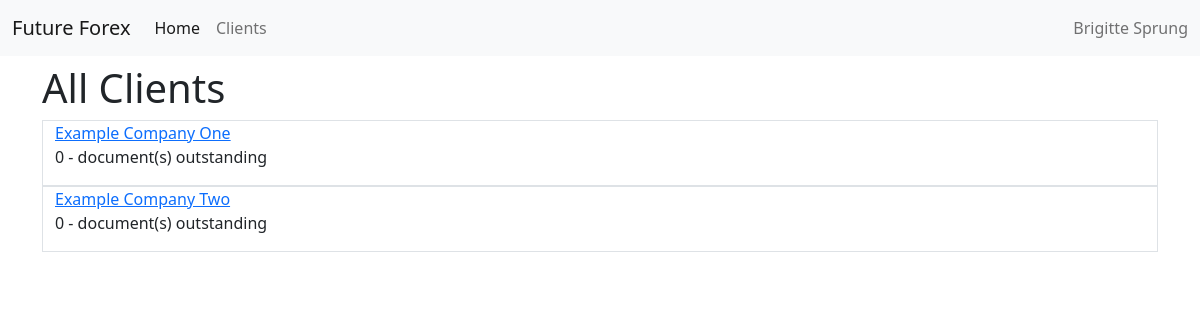
The page /clients/ on the database as committed earlier.
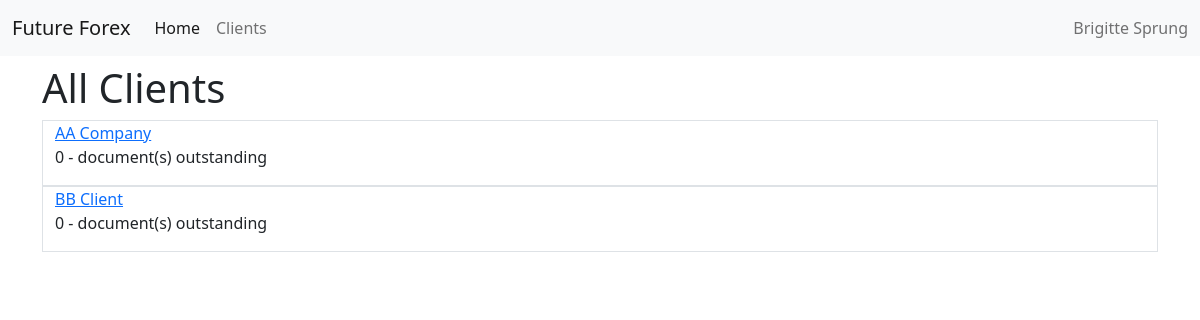
The same page on the database as committed later.
### dashboard/models.py (models this page shows, shortened)
class Client(models.Model):
    name = models.CharField(max_length=1028)
    created = models.DateTimeField(auto_now_add=True)
    description = models.TextField(blank=True, null=True)
    email = models.EmailField(max_length=254, default='brigittesprung@gmail.com')
    relationshipManager = models.ForeignKey(RelationshipManager, on_delete=models.DO_NOTHING)
    def getNumOutstandingDocuments(self):
        return len(DocumentRequest.objects.filter(client=self, submitted=False))

### dashboard/views.py (the view)
# urls.py: path('clients/', views.ClientsView.as_view(), name='clients'),
class ClientsView(generic.DetailView):
    template_name = "dashboard/clients_list.html"
    def get(self, request, *args, **kwargs):
        context = {
            "clients": Client.objects.all()
        }
        return render(request, self.template_name, context)

### dashboard/templates/dashboard/clients_list.html
{% extends 'dashboard/base_generic.html' %}
{% load static %}
{% block content %}
    <h1>All Clients</h1>
    {% for client in clients %}
        <div class="container border">
        <a href="{% url 'client' client.id %}" class="">{{ client.name }}</a>
        <p>{{ client.getNumOutstandingDocuments }} - document(s) outstanding</p>
        </div>
    {% endfor %}
{% endblock %}

Rows that differ between the two databases and show on the page:
removed Client: name "Example Company Two", getNumOutstandingDocuments "0"
changed Client: name "Example Company One" → "AA Company"
added Client: name "BB Client", getNumOutstandingDocuments "0"
